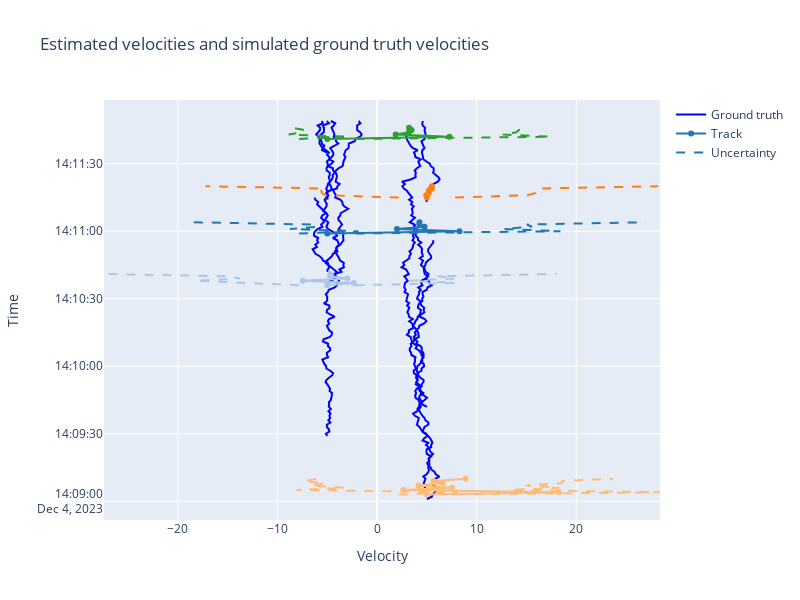

Notebook code cell kept with this figure:
### Code cell
plotter.plot_track_vel(plotly=True)
